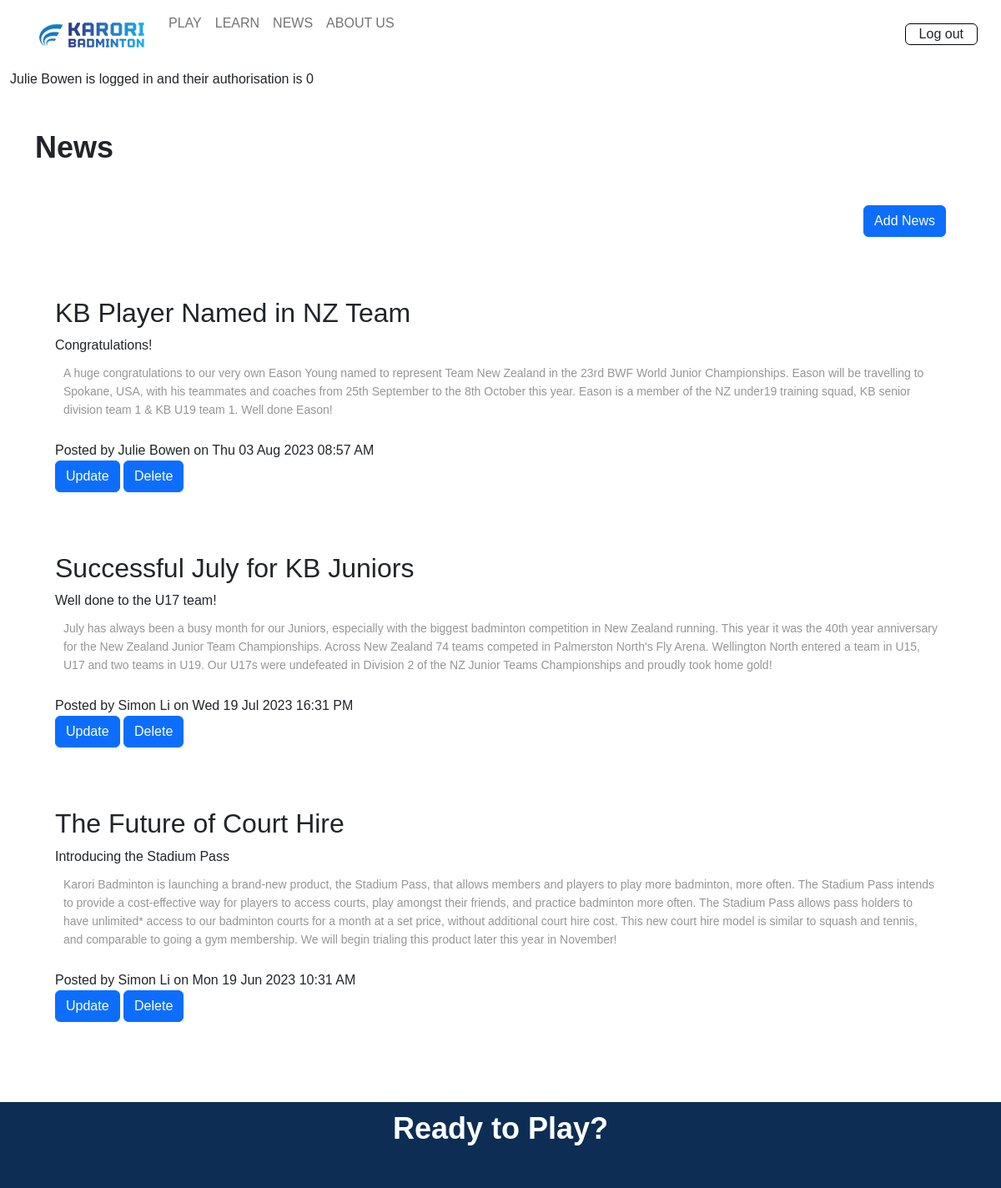
The page /news (signed in) on the database its author committed.
### tables this page shows
CREATE TABLE member(
    member_id integer primary key autoincrement not null,
    name text not null,
    email text not null unique,
    password text not null,
    authorisation integer not null
);

CREATE TABLE news(
    news_id integer primary key autoincrement not null,
    title text not null unique,
    subtitle text not null unique,
    content text not null unique,
    newsdate date not null,
    member_id integer not null,
    foreign key(member_id) references member(member_id)
);

### server.py (the view)
@app.route('/news')
def news():
    sql = """select news.news_id, news.title, news.subtitle, news.content, news.newsdate, member.name
       from news
       join member on news.member_id= member.member_id
       order by news.newsdate desc;
       """
    result = run_search_query_tuples(sql, (), db_path, True)
    print(result)
    return render_template("news.html", news=result)

### db_functions.py (called while the page is built)
def run_search_query_tuples(sql_query ,values_tuple, file_path, rowfactory=False):
    result = None
    try:
        db = sqlite3.connect(file_path)
        if rowfactory:
            db.row_factory = sqlite3.Row
        cursor = db.cursor()
        cursor.execute(sql_query ,values_tuple)
        result = cursor.fetchall()
        cursor.close()
    except sqlite3.Error as error:
        print("Error running search query tuples: {}".format(error))
        return None
    db.close()
    if result is None:
        print("No search values were found")
    return result

### server.py (called while the page is built)
@app.template_filter()
def news_date(sqlite_dt):
    x = datetime.strptime(sqlite_dt, '%Y-%m-%d %H:%M:%S')
    return x.strftime("%a %d %b %Y %H:%M %p")

### templates/news.html
{% extends "layout.html" %}
{% block content %}
<div class="container-lg py-sm-5 py-1">
    <h1> News </h1>
{% if session and session['authorisation'] == 0 %}
<div class="news p-4 my-4 text-end">
    <a class="btn btn-primary" href="{{ url_for('news_cud', id=0, task='add') }}">Add News</a>
</div>
{% endif %}
{% for row in news %}
<div class="news p-4 my-4">
    <h2> {{ row['title'] }}</h2>
    <div class="subtitle"> {{ row['subtitle'] }}</div>
    <p class="news-text"> {{ row['content'] | replace("\n", "<br>") | safe}} </p>
    <div class="news-meta">Posted by {{ row['name'] }} on {{ row['newsdate'] | news_date }}</div>
    {% if session and session['authorisation'] == 0 %}
    <div class="news-meta">
        <a class="btn btn-primary" href="{{ url_for('news_cud', id=row['news_id'], task='update') }}">Update</a>
        <a class="btn btn-primary" href="{{ url_for('news_cud', id=row['news_id'], task='delete') }}">Delete</a>
    </div>
    {% endif %}
</div>
{% endfor %}
</div>
{% endblock %}

### templates/layout.html (shortened to what this page needs)
<!DOCTYPE html>
<html lang="en">
<head>
    <link href="https://cdn.jsdelivr.net/npm/bootstrap@5.2.3/dist/css/bootstrap.min.css" rel="stylesheet">
    <link rel="stylesheet" href="static/styles.css">
</head>
<body>
    <div class="container-fluid">
    <nav class="navbar navbar-expand-lg px-3 py-2">
        <div class="collapse navbar-collapse" id="collapsibleNavbar">
            <ul class="navbar-nav">
                <li class="nav-item">
                    <a class="nav-link" href="{{ url_for('index') }}"><img src="static/images/logo.png" alt=""></a>
                </li>
                <li class="nav-item">
                    <a class="nav-link" href="{{ url_for('play') }}"> PLAY </a>
                </li>
                <li class="nav-item">
                    <a class="nav-link" href="{{ url_for('learn') }}"> LEARN </a>
                </li>
                <li class="nav-item">
                    <a class="nav-link" href="{{ url_for('news') }}"> NEWS </a>
                </li>
                <li class="nav-item">
                    <a class="nav-link" href="{{ url_for('aboutus') }}"> ABOUT US </a>
                </li>
            </ul>
            <div class="ms-auto">
                {% if session %}
                <a class="nav-link btn btn-outline" href="{{ url_for('logout') }}">Log out</a>
                {% else %}
                <a class="nav-link btn btn-outline" href="{{ url_for('signup') }}">Sign up</a>
                <a class="nav-link btn btn-outline" href="{{ url_for('login') }}">Log in</a>
                {% endif %}
            </div>
        </div>
    </nav>
        {% if session %}
        <div class="session"> {{ session['name'] }} is logged in and their authorisation is {{ session['authorisation'] }}</div>
        {% endif %}
    </div>
{% block content %}
{% endblock %}
    <footer class="rtp container-fluid footer-content">
        <h1> Ready to Play? </h1>
    </footer>
</body>
</html>

### static/styles.css (style rules this page uses)
:root { --white: rgb(255, 255, 255); --cream: rgb(253, 246, 236); --grey: rgb(150, 150, 150); --light-blue: rgba(19, 127, 185, 0.1); --blue: rgb(19, 127, 185); --dark-blue: rgb(13, 44, 84); --light-grey: rgba(150, 150, 150, 0.1); --transparent: rgba(0, 0, 0, 0); }
* { margin: 0; padding: 0; font-family: 'Poppins', sans-serif; }
nav { display: flex; padding: 2% 6%; justify-content: space-between; align-items: center; }
nav img { width: 150px; }
h1 { font-size: 36px; font-weight: 600; }
p { color: var(--grey); font-size: 14px; font-weight: 300; line-height: 22px; padding: 10px; }
.rtp { margin: auto; width: 100%; background-image: url(images/footer.jpg); background-position: center; background-size: cover; text-align: center; padding: 10px 0; }
.rtp h1 { color: var(--white); margin-bottom: 40px; padding: 0; }
nav .btn-outline { display: inline-block; }
.btn-outline { border: 1px solid black; padding: 0 1em; }

### rows shown on the page
member: name "Julie Bowen"
news: title "KB Player Named in NZ Team", subtitle "Congratulations!", content "A huge congratulations to our very own Eason Young named to represent Team New Zealand in the 23rd BWF World Junior Championships. Eason will be travelling to Spokane, USA, with his teammates and coaches from 25th September to the 8th October this year. Eason is a member of the NZ under19 training squad, KB senior division team 1 & KB U19 team 1. Well done Eason!", name "Julie Bowen", newsdate|news_date "Thu 03 Aug 2023 08:57 AM"
news: title "Successful July for KB Juniors", subtitle "Well done to the U17 team!", content "July has always been a busy month for our Juniors, especially with the biggest badminton competition in New Zealand running. This year it was the 40th year anniversary for the New Zealand Junior Team Championships. Across New Zealand 74 teams competed in Palmerston North's Fly Arena. Wellington North entered a team in U15, U17 and two teams in U19. Our U17s were undefeated in Division 2 of the NZ Junior Teams Championships and proudly took home gold!", name "Simon Li", newsdate|news_date "Wed 19 Jul 2023 16:31 PM"
news: title "The Future of Court Hire", subtitle "Introducing the Stadium Pass", content "Karori Badminton is launching a brand-new product, the Stadium Pass, that allows members and players to play more badminton, more often. The Stadium Pass intends to provide a cost-effective way for players to access courts, play amongst their friends, and practice badminton more often. The Stadium Pass allows pass holders to have unlimited* access to our badminton courts for a month at a set price, without additional court hire cost. This new court hire model is similar to squash and tennis, and comparable to going a gym membership. We will begin trialing this product later this year in November!", name "Simon Li", newsdate|news_date "Mon 19 Jun 2023 10:31 AM"

### other values the page prints
{{ session['authorisation'] }} "0"
